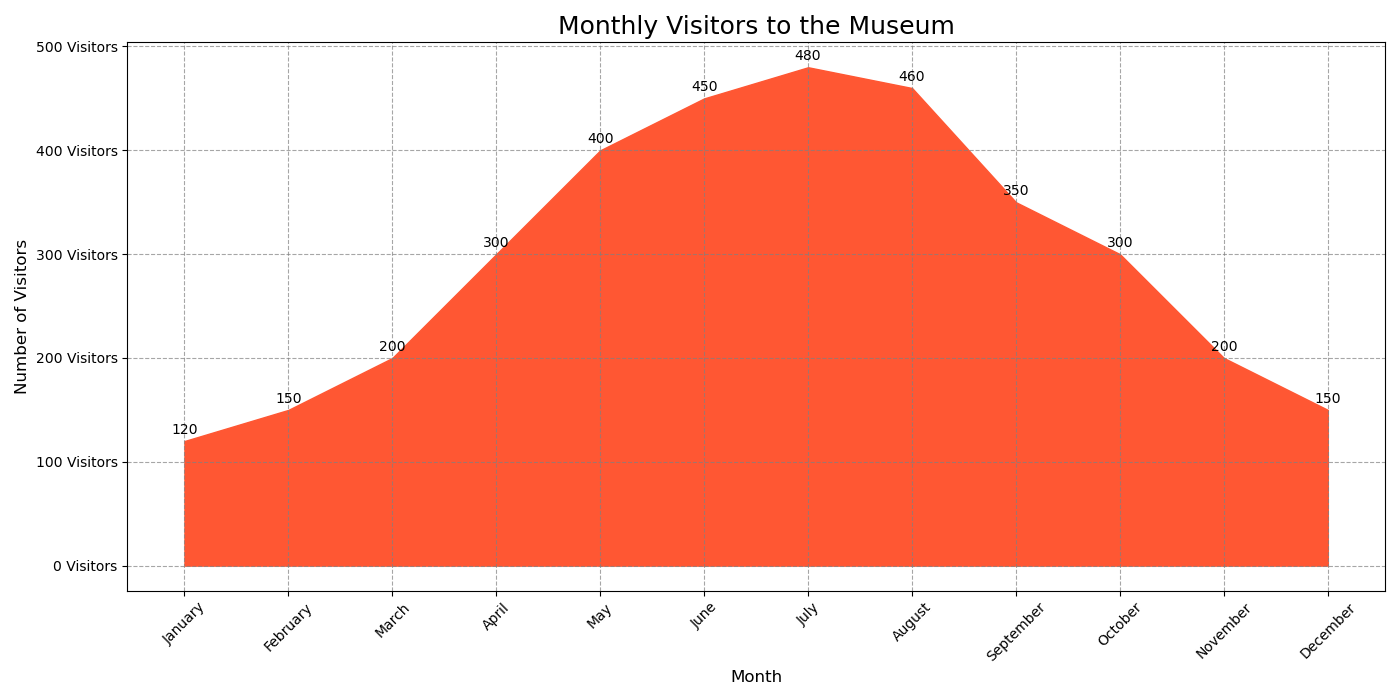

This chart was generated by the following Python code:

import matplotlib.pyplot as plt
import numpy as np

months = ['January', 'February', 'March', 'April', 'May', 'June', 'July', 'August', 'September', 'October', 'November', 'December']
visitors = [120, 150, 200, 300, 400, 450, 480, 460, 350, 300, 200, 150]

month_numbers = np.arange(len(months)) + 1

fig, ax = plt.subplots(figsize=(14, 7))

ax.fill_between(month_numbers, visitors, color="#ff5733")

ax.set_xticks(month_numbers)
ax.set_xticklabels(months, rotation=45)
ax.set_yticks(range(0, max(visitors) + 100, 100))
ax.set_yticklabels([f"{num} Visitors" for num in range(0, max(visitors) + 100, 100)])

ax.set_title('Monthly Visitors to the Museum', fontsize=18)
ax.set_xlabel('Month', fontsize=12)
ax.set_ylabel('Number of Visitors', fontsize=12)

for i, txt in enumerate(visitors):
    ax.annotate(txt, (month_numbers[i], visitors[i]), textcoords="offset points", xytext=(0,5), ha='center')

ax.grid(True, linestyle='--', which='both', color='grey', alpha=0.7)

plt.tight_layout()
plt.show()
